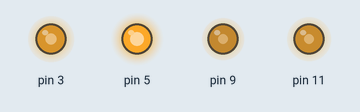
Bench run of a sketch on a simulated Arduino Uno, built with avr-gcc and run on an emulated ATmega328P. On the bench: output pins drawn as LEDs (lit = HIGH). Random numbers use the default seed unless the sketch sets one.

Above: at 0.05 s.
At 4.87 s:
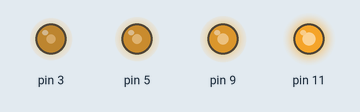
At 9.89 s:
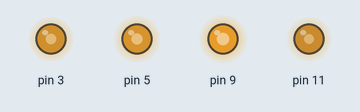
At 19.93 s:
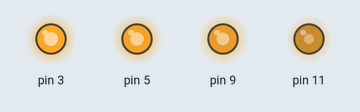
At 29.97 s:
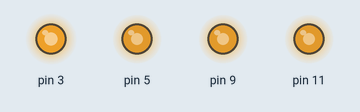
At 39.93 s:
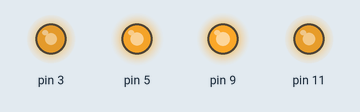
Timing chart, 0 to 40.0 s (numbered marks = the images above):
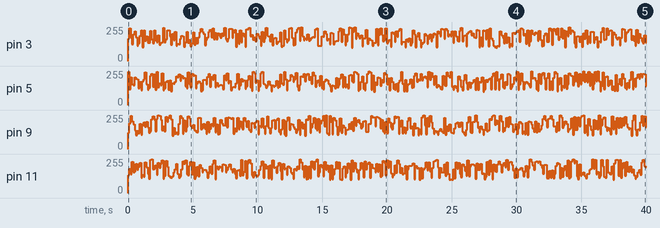

Measured:
- by itself, pin 3: 0/255 → 167/255 at 0.00 s, → 245/255 0.10 s later, → 173/255 0.10 s later, → 127/255 0.10 s later, … (397 changes in this stretch)
- by itself, pin 5: 0/255 → 249/255 at 0.00 s, → 117/255 0.10 s later, → 209/255 0.10 s later, → 157/255 0.10 s later, … (399 changes in this stretch)
- by itself, pin 9: 0/255 → 123/255 at 0.00 s, → 194/255 0.10 s later, → 250/255 0.10 s later, → 207/255 0.10 s later, … (397 changes in this stretch)
- by itself, pin 11: 0/255 → 133/255 at 0.00 s, → 183/255 0.10 s later, → 140/255 0.10 s later, → 233/255 0.10 s later, … (394 changes in this stretch)

The sketch:

code.ino
```cpp
int maximum = 255; //Valeur maximum des leds (MAX: 255)
int minimum = 100; //Valeur minimum des leds (MIN: 0)

int changeSpeed = 100; //Délais d'attente en ms

int leds[] = {3, 5, 9, 11}; //Mettre tous les numéros de pin pour les leds ici

void setup() {
  for(int led : leds)
    pinMode(led, OUTPUT);
}

void loop() {
  for(int led : leds)
    analogWrite(led, random(minimum, maximum));
  delay(changeSpeed);
}
```
